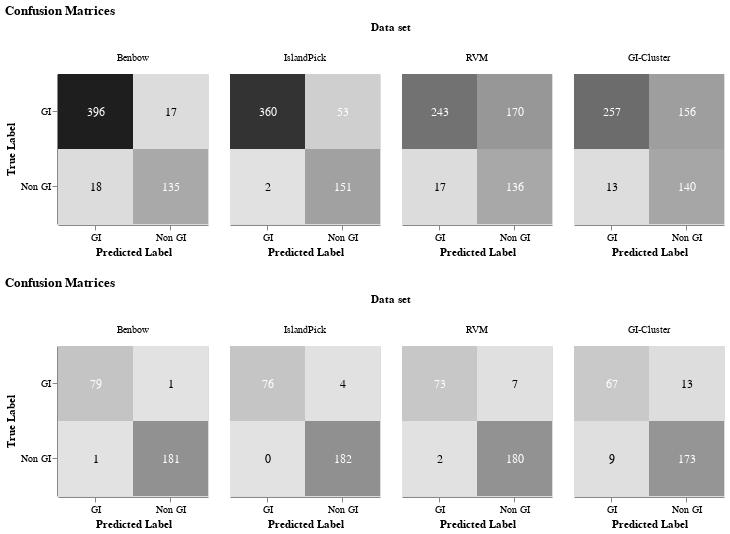

Notebook code for this chart:
### Code cell
# Create confusion matrice of the evaluation results
def create_confusion_matrices(json_file):

    with open(json_file, 'r') as file:
        json_obj = json.load(file)
        eval_score = json.loads(json_obj)

    matrices = {}

    for data in eval_score.keys():
        TP = eval_score[data]['TP']
        FN = eval_score[data]['FN']
        TN = eval_score[data]['TN']
        FP = eval_score[data]['FP']
        
        if data in ['benbow','islandpick','gicluster','rvm']:
            matrices.update({data:[[TP,FN],[FP,TN]]})

    # Convert confusion matrices to a long-form DataFrame
    data = []
    for model, matrix in matrices.items():
        for i, row in enumerate(matrix):
            for j, value in enumerate(row):
                data.append({
                    "Data set": model,
                    "True Label": f"Class {i}",
                    "Predicted Label": f"Class {j}",
                    "Value": value
                })

    df = pd.DataFrame(data)
    df = df.replace({'Class 0':'GI','Class 1':'Non GI','benbow':'Benbow','islandpick':'IslandPick','gicluster':'GI-Cluster','rvm':'RVM'})

    # Base heatmap
    heatmap = alt.Chart(df).mark_rect().encode(
        x=alt.X("Predicted Label:N", title="Predicted Label", axis=alt.Axis(labelAngle=0 )),
        y=alt.Y("True Label:N", title="True Label"), 
        color=alt.Color("Value:Q", scale=alt.Scale(scheme="greys"), legend=None),#title="Count"),
        tooltip=["Data set", "True Label", "Predicted Label", "Value"]
    ).properties(
        width=150,
        height=150
    )

    # Text overlay
    text = alt.Chart(df).mark_text(baseline="middle", fontSize=12).encode(
        x=alt.X("Predicted Label:N"),
        y=alt.Y("True Label:N"),
        text=alt.Text("Value:Q", format=".0f"),  # Format as integer
        color=alt.condition(
            alt.datum.Value > 20,  # Contrast text color for better readability
            alt.value("white"),
            alt.value("black")
        )
    )

    # Combine heatmap and text
    combined = (heatmap + text).facet(
        column=alt.Column("Data set:N", sort=['Benbow','IslandPick','RVM','GI-Cluster'], title="Data set"),
        columns=2,
        title="Confusion Matrices"
    )

    return combined

json_file_benbow_test = "../outputs/evaluation/classification_benbow_test.json"
json_file_benbow_lit = "../outputs/evaluation/classification_literature.json"

conf_mat_benbow_test = create_confusion_matrices(json_file_benbow_test)
conf_mat_benbow_lit = create_confusion_matrices(json_file_benbow_lit)

# Display the chart
alt.vconcat(conf_mat_benbow_test,conf_mat_benbow_lit)

### Figure 1 — Vega-Lite specification as saved in the notebook (floating-point values rounded to 4 significant figures)
{"config": {"view": {"continuousWidth": 300, "continuousHeight": 300}}, "vconcat": [{"data": {"name": "data-54a015f554aba4cccf95e11f7f833826"}, "facet": {"column": {"field": "Data set", "sort": ["Benbow", "IslandPick", "RVM", "GI-Cluster"], "title": "Data set", "type": "nominal"}}, "spec": {"layer": [{"mark": {"type": "rect"}, "encoding": {"color": {"field": "Value", "legend": null, "scale": {"scheme": "greys"}, "type": "quantitative"}, "tooltip": [{"field": "Data set", "type": "nominal"}, {"field": "True Label", "type": "nominal"}, {"field": "Predicted Label", "type": "nominal"}, {"field": "Value", "type": "quantitative"}], "x": {"axis": {"labelAngle": 0}, "field": "Predicted Label", "title": "Predicted Label", "type": "nominal"}, "y": {"field": "True Label", "title": "True Label", "type": "nominal"}}}, {"mark": {"type": "text", "baseline": "middle", "fontSize": 12}, "encoding": {"color": {"condition": {"test": "(datum.Value > 20)", "value": "white"}, "value": "black"}, "text": {"field": "Value", "format": ".0f", "type": "quantitative"}, "x": {"field": "Predicted Label", "type": "nominal"}, "y": {"field": "True Label", "type": "nominal"}}}], "height": 150, "width": 150}, "columns": 2, "title": "Confusion Matrices"}, {"data": {"name": "data-8d27078d4d0f0221f13e19e10022452f"}, "facet": {"column": {"field": "Data set", "sort": ["Benbow", "IslandPick", "RVM", "GI-Cluster"], "title": "Data set", "type": "nominal"}}, "spec": {"layer": [{"mark": {"type": "rect"}, "encoding": {"color": {"field": "Value", "legend": null, "scale": {"scheme": "greys"}, "type": "quantitative"}, "tooltip": [{"field": "Data set", "type": "nominal"}, {"field": "True Label", "type": "nominal"}, {"field": "Predicted Label", "type": "nominal"}, {"field": "Value", "type": "quantitative"}], "x": {"axis": {"labelAngle": 0}, "field": "Predicted Label", "title": "Predicted Label", "type": "nominal"}, "y": {"field": "True Label", "title": "True Label", "type": "nominal"}}}, {"mark": {"type": "text", "baseline": "middle", "fontSize": 12}, "encoding": {"color": {"condition": {"test": "(datum.Value > 20)", "value": "white"}, "value": "black"}, "text": {"field": "Value", "format": ".0f", "type": "quantitative"}, "x": {"field": "Predicted Label", "type": "nominal"}, "y": {"field": "True Label", "type": "nominal"}}}], "height": 150, "width": 150}, "columns": 2, "title": "Confusion Matrices"}], "$schema": "https://vega.github.io/schema/vega-lite/v5.17.0.json", "datasets": {"data-54a015f554aba4cccf95e11f7f833826": [{"Data set": "Benbow", "True Label": "GI", "Predicted Label": "GI", "Value": 396}, {"Data set": "Benbow", "True Label": "GI", "Predicted Label": "Non GI", "Value": 17}, {"Data set": "Benbow", "True Label": "Non GI", "Predicted Label": "GI", "Value": 18}, {"Data set": "Benbow", "True Label": "Non GI", "Predicted Label": "Non GI", "Value": 135}, {"Data set": "IslandPick", "True Label": "GI", "Predicted Label": "GI", "Value": 360}, {"Data set": "IslandPick", "True Label": "GI", "Predicted Label": "Non GI", "Value": 53}, {"Data set": "IslandPick", "True Label": "Non GI", "Predicted Label": "GI", "Value": 2}, {"Data set": "IslandPick", "True Label": "Non GI", "Predicted Label": "Non GI", "Value": 151}, {"Data set": "GI-Cluster", "True Label": "GI", "Predicted Label": "GI", "Value": 257}, {"Data set": "GI-Cluster", "True Label": "GI", "Predicted Label": "Non GI", "Value": 156}, {"Data set": "GI-Cluster", "True Label": "Non GI", "Predicted Label": "GI", "Value": 13}, {"Data set": "GI-Cluster", "True Label": "Non GI", "Predicted Label": "Non GI", "Value": 140}, {"Data set": "RVM", "True Label": "GI", "Predicted Label": "GI", "Value": 243}, {"Data set": "RVM", "True Label": "GI", "Predicted Label": "Non GI", "Value": 170}, {"Data set": "RVM", "True Label": "Non GI", "Predicted Label": "GI", "Value": 17}, {"Data set": "RVM", "True Label": "Non GI", "Predicted Label": "Non GI", "Value": 136}], "data-8d27078d4d0f0221f13e19e10022452f": [{"Data set": "Benbow", "True Label": "GI", "Predicted Label": "GI", "Value": 79}, {"Data set": "Benbow", "True Label": "GI", "Predicted Label": "Non GI", "Value": 1}, {"Data set": "Benbow", "True Label": "Non GI", "Predicted Label": "GI", "Value": 1}, {"Data set": "Benbow", "True Label": "Non GI", "Predicted Label": "Non GI", "Value": 181}, {"Data set": "IslandPick", "True Label": "GI", "Predicted Label": "GI", "Value": 76}, {"Data set": "IslandPick", "True Label": "GI", "Predicted Label": "Non GI", "Value": 4}, {"Data set": "IslandPick", "True Label": "Non GI", "Predicted Label": "GI", "Value": 0}, {"Data set": "IslandPick", "True Label": "Non GI", "Predicted Label": "Non GI", "Value": 182}, {"Data set": "GI-Cluster", "True Label": "GI", "Predicted Label": "GI", "Value": 67}, {"Data set": "GI-Cluster", "True Label": "GI", "Predicted Label": "Non GI", "Value": 13}, {"Data set": "GI-Cluster", "True Label": "Non GI", "Predicted Label": "GI", "Value": 9}, {"Data set": "GI-Cluster", "True Label": "Non GI", "Predicted Label": "Non GI", "Value": 173}, {"Data set": "RVM", "True Label": "GI", "Predicted Label": "GI", "Value": 73}, {"Data set": "RVM", "True Label": "GI", "Predicted Label": "Non GI", "Value": 7}, {"Data set": "RVM", "True Label": "Non GI", "Predicted Label": "GI", "Value": 2}, {"Data set": "RVM", "True Label": "Non GI", "Predicted Label": "Non GI", "Value": 180}]}}
